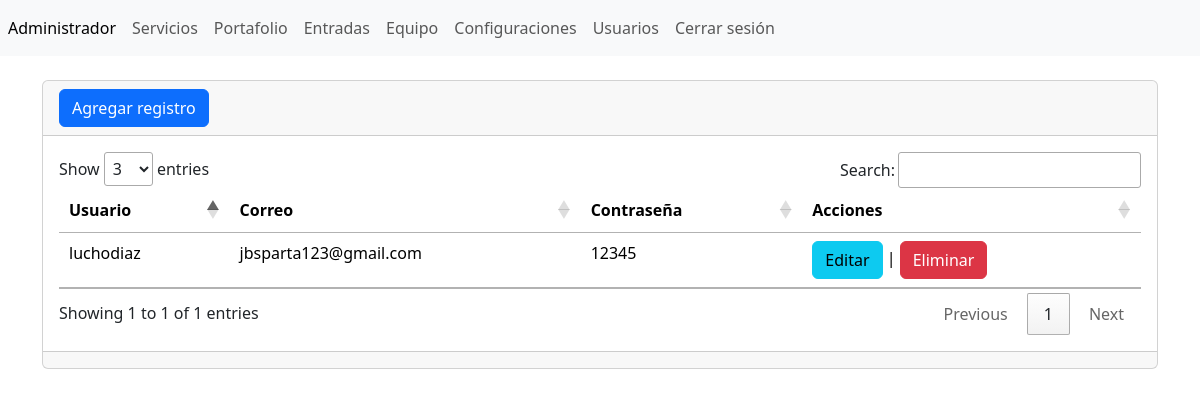
Page /admin/secciones/usuarios/index.php (signed in) on the committed database.
### tables this page shows
CREATE TABLE `tbl_usuarios` (
  `id` bigint(12) NOT NULL AUTO_INCREMENT,
  `usuario` varchar(500) DEFAULT NULL,
  `password` varchar(500) DEFAULT NULL,
  `correo` varchar(500) DEFAULT NULL,
  PRIMARY KEY (`id`)
);

### admin/secciones/usuarios/index.php (the view, shortened to what this page needs)
<?php
include("../../bd.php");
$sentencia = $conexion->prepare("SELECT * FROM tbl_usuarios");
$sentencia->execute();
$lista_usuarios = $sentencia->fetchAll(PDO::FETCH_ASSOC);
include("../../templates/header.php");
?>
<div class="card">
    <div class="card-header"><a name="" id="" class="btn btn-primary" href="crear.php" role="button">Agregar registro</a></div>
    <div class="card-body">
        <div
        class="table-responsive-sm"
        >
            <table class="table">
                <thead>
                    <tr>
                        <th scope="col">Usuario</th>
                        <th scope="col">Correo</th>
                        <th scope="col">Contraseña</th>
                        <th scope="col">Acciones</th>
                    </tr>
                </thead>
                <tbody>
                    <?php foreach($lista_usuarios as $registros) { ?>
                    <tr class="">
                        <td><?php echo $registros['usuario'] ?></td>
                        <td><?php echo $registros['correo'] ?></td>
                        <td><?php echo $registros['password'] ?></td>
                        <td>
                            <a name="" id="" class="btn btn-info" href="editar.php?txtId=<?php echo $registros['id']; ?>" role="button">Editar</a>
                            |
                            <a name="" id="" class="btn btn-danger" href="index.php?txtId=<?php echo $registros['id']; ?>" role="button">Eliminar</a>
                        </td>
                    </tr>
                    <?php } ?>
                </tbody>
            </table>
        </div>
    </div>
    <div class="card-footer text-muted"></div>
</div>
<?php include("../../templates/footer.php") ?>

### rows in the picture
tbl_usuarios: usuario "luchodiaz", correo "jbsparta123@gmail.com", password "12345"
